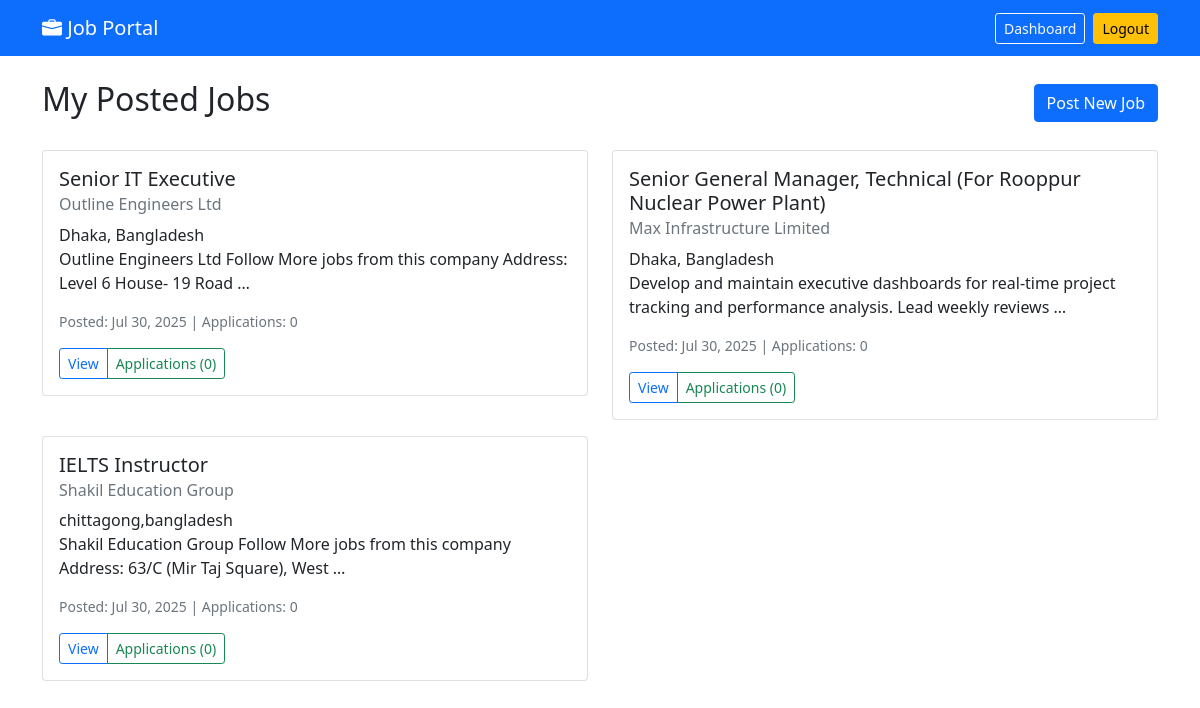
/jobs/my-jobs/ (signed in), run on the app's committed database.
### jobs/models.py (models this page shows, shortened)
class Job(models.Model):
    title = models.CharField(max_length=200)
    company_name = models.CharField(max_length=200)
    location = models.CharField(max_length=200)
    description = models.TextField()
    posted_by = models.ForeignKey(User, on_delete=models.CASCADE)
    created_at = models.DateTimeField(auto_now_add=True)
    class Meta:
        ordering = ['-created_at']

### jobs/views.py (the view)
# urls.py: path('my-jobs/', views.my_jobs, name='my_jobs'),
@login_required
def my_jobs(request):
    jobs = Job.objects.filter(posted_by=request.user)
    return render(request, 'jobs/my_jobs.html', {'jobs': jobs})

### accounts/context_processors.py (called while the page is built)
def user_profile(request):
    if request.user.is_authenticated:
        try:
            profile = UserProfile.objects.get(user=request.user)
            return {'user_type': profile.user_type}
        except UserProfile.DoesNotExist:
            return {'user_type': 'applicant'}
    return {'user_type': None}

### templates/jobs/my_jobs.html (shortened to what this page needs)
{% extends 'base.html' %}
{% block content %}
<div class="row">
    <div class="col-md-12">
        <div class="d-flex justify-content-between align-items-center mb-4">
            <h2>My Posted Jobs</h2>
            <a href="{% url 'post_job' %}" class="btn btn-primary">Post New Job</a>
        </div>
        {% if jobs %}
            <div class="row">
                {% for job in jobs %}
                    <div class="col-md-6 mb-3">
                        <div class="card">
                            <div class="card-body">
                                <h5 class="card-title">{{ job.title }}</h5>
                                <h6 class="card-subtitle mb-2 text-muted">{{ job.company_name }}</h6>
                                <p class="card-text">
                                     {{ job.location }}<br>
                                    {{ job.description|truncatewords:15 }}
                                </p>
                                <p class="text-muted small">
                                    Posted: {{ job.created_at|date:"M d, Y" }} |
                                    Applications: {{ job.applications.count }}
                                </p>
                                <div class="btn-group" role="group">
                                    <a href="{% url 'job_detail' job.pk %}" class="btn btn-outline-primary btn-sm">View</a>
                                    <a href="{% url 'job_applications' job.pk %}" class="btn btn-outline-success btn-sm">
                                        Applications ({{ job.applications.count }})
                                    </a>
                                </div>
                            </div>
                        </div>
                    </div>
                {% endfor %}
            </div>
        {% else %}
            <div class="alert alert-info">
                <h4>No Jobs Posted Yet</h4>
                <p>You haven't posted any jobs yet. <a href="{% url 'post_job' %}">Post your first job</a> to get started!</p>
            </div>
        {% endif %}
    </div>
</div>
{% endblock %}

### data on the page
Job: title "Senior IT Executive", company_name "Outline Engineers Ltd", location "Dhaka, Bangladesh", description "Outline Engineers Ltd Follow More jobs from this company Address: Level 6 House- 19 Road …", created_at "Jul 30, 2025", applications.count "0"
Job: title "Senior General Manager, Technical (For Rooppur Nuclear Power Plant)", company_name "Max Infrastructure Limited", location "Dhaka, Bangladesh", description "Develop and maintain executive dashboards for real-time project tracking and performance analysis. Lead weekly reviews …", created_at "Jul 30, 2025", applications.count "0"
Job: title "IELTS Instructor", company_name "Shakil Education Group", location "chittagong,bangladesh", description "Shakil Education Group Follow More jobs from this company Address: 63/C (Mir Taj Square), West …", created_at "Jul 30, 2025", applications.count "0"
